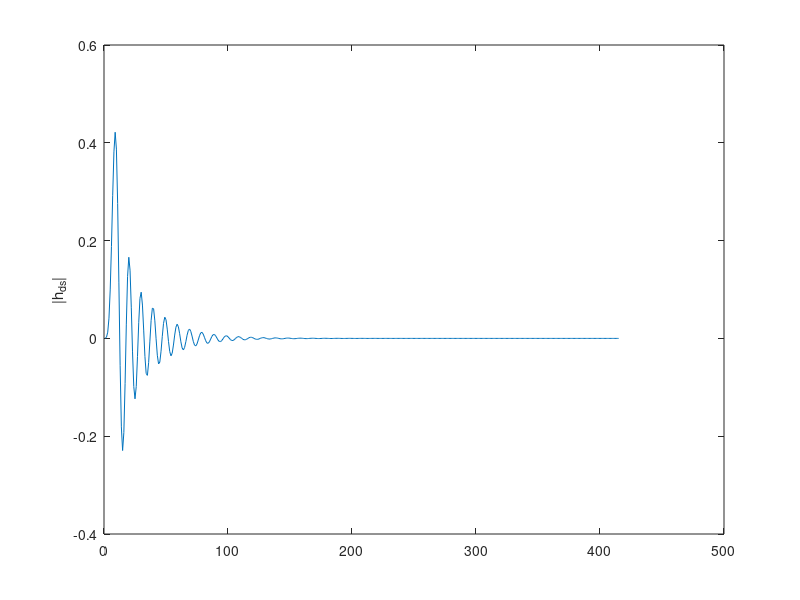
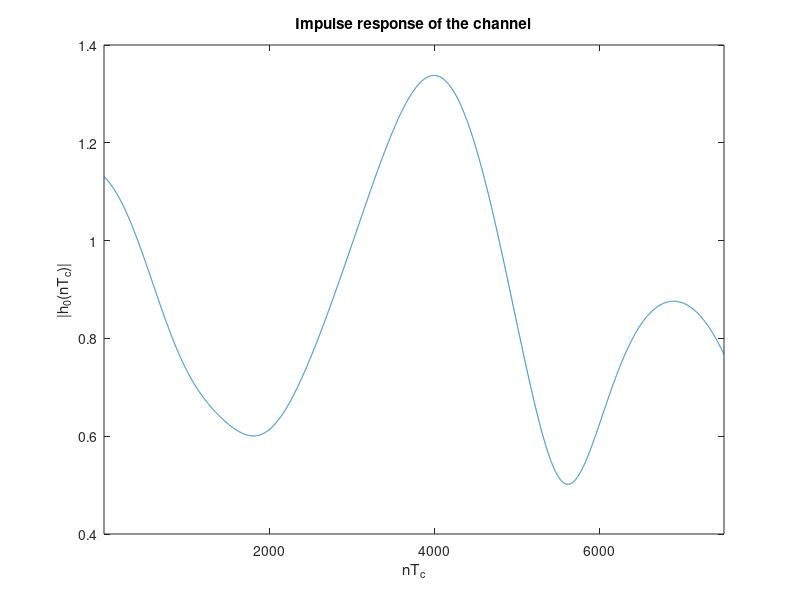
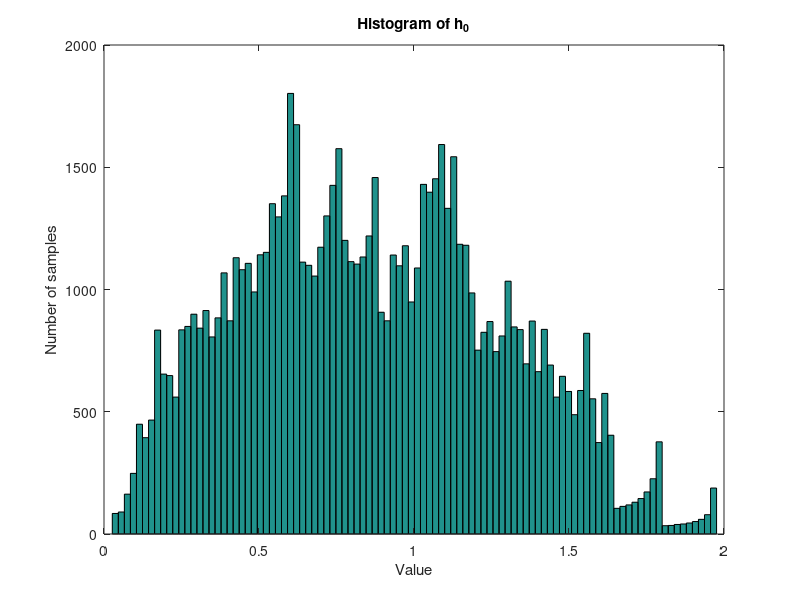

The MATLAB source for these figures, in order: (Note: this script raises an error after producing the figures.)
clc; close all; clear global; clearvars;

%% SETUP OF THE GIVEN PARAMETERS
Tc=1;
fd=(40*10^-5)/Tc;
Tp=1/10*(1/fd); 
Nsamples=80000;
hplot_samples=7500;

KdB=2;
K=10^(KdB/10); 
C=sqrt(K/(K+1)); 

%setup of the doppler filter coefficients (page 317)
a_ds=[1, -4.4153, 8.6283, -9.4592, 6.1051, -1.3542, -3.3622, 7.2390, -7.9361, 5.1221, -1.8401, 2.8706e-1];
b_ds=[1.3651e-4, 8.1905e-4, 2.0476e-3, 2.7302e-3, 2.0476e-3, 9.0939e-4, 6.7852e-4, 1.3550e-3, 1.8076e-3, 1.3550e-3, 5.3726e-4, 6.1818e-5, -7.1294e-5, ...
    -9.5058e-5, -7.1294e-5, -2.5505e-5, 1.3321e-5, 4.5186e-5, 6.0248e-5, 4.5186e-5, 1.8074e-5, 3.0124e-6];
% The energy of the doppler filter need to be normalized to 1
h_ds=impz(b_ds, a_ds);
E_hds=sum(h_ds.^2);
b_ds=b_ds/sqrt(E_hds);
%normalize the power of h0
Md=1-C^2;

%% SIMULATION OF THE CHANNEL IMPULSE RESPONSE
%compute the transient as 5*Neq*Tp because the final sampling time is Tq 
pvec=abs(roots(a_ds));
pmax=max(pvec);
Neq=ceil(-1/log(pmax));
transient=5*Tp*Neq;

h_nsamples=Nsamples+transient;
w_samples=ceil(h_nsamples/Tp);
% Complex-valued Gaussian white noise with zero mean and unit variance
w=wgn(w_samples,1,0,'complex');

h_full=filter(b_ds, a_ds, w);
figure, plot(impz(b_ds,a_ds)), ylabel('|h_{ds}|')

%interpolation to Tq
t = 1:length(h_full);
t_int = Tc/Tp:Tc/Tp:length(h_full);
h_int = interp1(t, h_full, t_int, 'spline');

%multiply by sqrt(M_h0) to give the desired power
h_int=h_int*sqrt(Md);

%drop the transient and add C because of LOS component
h=h_int(transient+1:end)+C;


%plot of 7500 samples of h
figure, 
plot(abs(h(1:hplot_samples)))
xlabel('nT_c')
ylabel('|h_0(nT_c)|')
xlim([1 hplot_samples])
title('Impulse response of the channel')

%% ESTIMATE OF THE PDF OF H0bar

h_bar=h/sqrt(C^2+Md); % the normalization here does not make much sense
% as M_h0=1-C^2, but it's to keep the formulas as in the book

% mean and variance of the realization of h
h_sd=std(abs(h_bar));
h_mean=mean(abs(h_bar));
% magnitude
mag_h=abs(h_bar);


% plot an histogram of h to get an idea of the shape of the distribution
Nbins=100;
figure,
hist(mag_h, Nbins)
ylabel('Number of samples')
xlabel('Value')
title('Histogram of h_0')



%% SPECTRUM ESTIMATION

% Welch estimator
S=600;   %overlap
D=1200;   %window length

w_welch=window(@hamming,D);
%w_welch=kaiser(D,5);

[Welch_P, Ns] = welchPSD(h', w_welch, S);

f=1/Tc:1/Tc:Nsamples;
Welch_centered=fftshift(Welch_P);
figure,
plot(10*log10(Welch_centered))
ylim([-10 30])
xlim([Nsamples/2-5*Nsamples*fd Nsamples/2+5*Nsamples*fd])
xticks([39850 39900 39950 40000 40050 40100 40150])
xticklabels({'-150','-100','-50','0','50','100','150'});
ylabel('H(f) [dB]')
xlabel('f')
